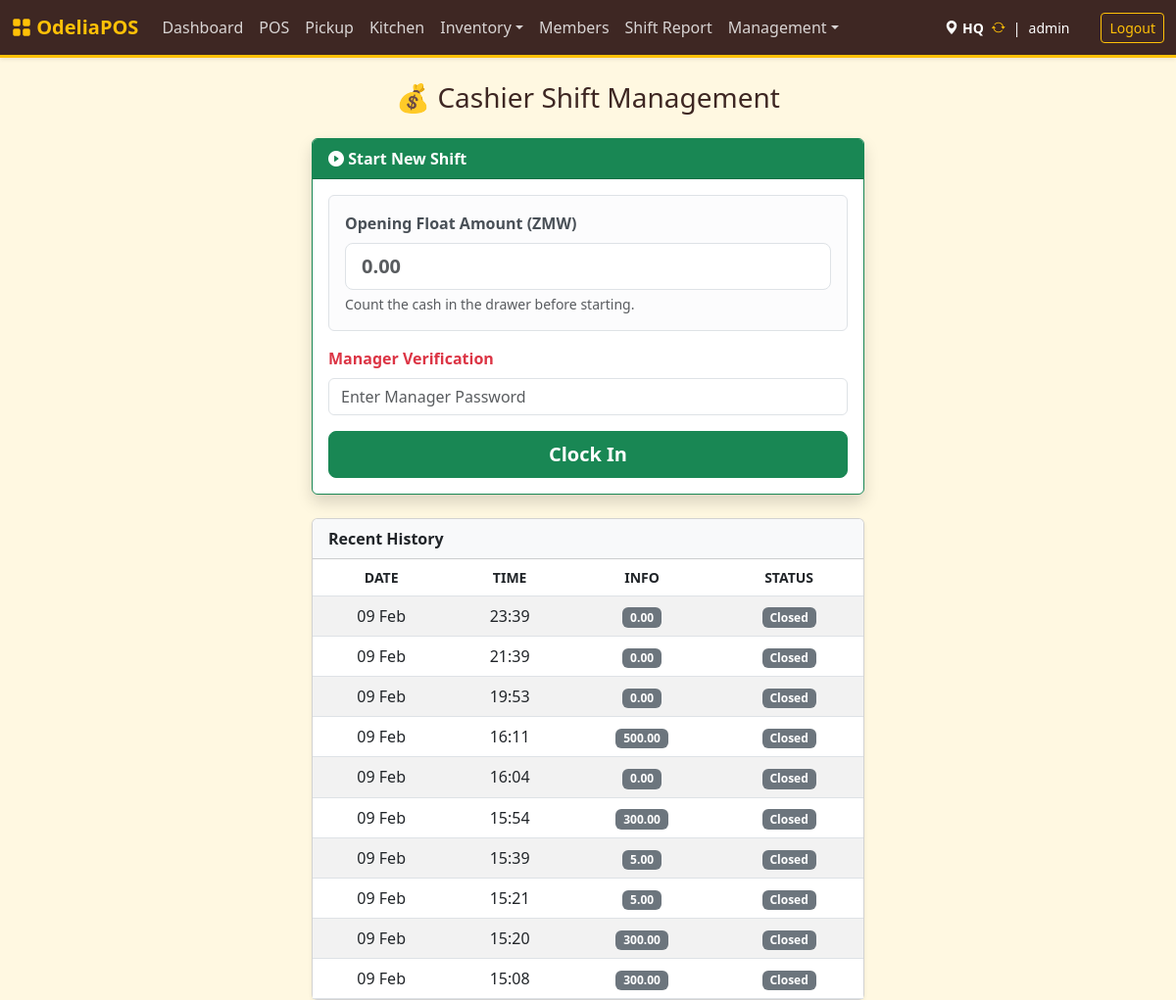
Page /index.php?page=Shifts (signed in) on the committed database.
### tables this page shows
CREATE TABLE `shifts` (
  `id` int NOT NULL AUTO_INCREMENT,
  `user_id` int NOT NULL,
  `location_id` int NOT NULL,
  `start_time` timestamp NULL DEFAULT CURRENT_TIMESTAMP,
  `end_time` timestamp NULL DEFAULT NULL,
  `starting_cash` decimal(10,2) DEFAULT '0.00',
  `closing_cash` decimal(10,2) DEFAULT '0.00',
  `expected_cash` decimal(10,2) DEFAULT '0.00',
  `manager_closing_cash` decimal(10,2) DEFAULT '0.00',
  `status` enum('pending_approval','open','closed') DEFAULT 'pending_approval',
  `variance_reason` text,
  `handover_notes` text,
  `start_verified_by` int DEFAULT NULL,
  `start_verified_at` timestamp NULL DEFAULT NULL,
  `end_verified_by` int DEFAULT NULL,
  `end_verified_at` timestamp NULL DEFAULT NULL,
  PRIMARY KEY (`id`),
  KEY `user_id` (`user_id`),
  KEY `location_id` (`location_id`),
  KEY `start_verified_by` (`start_verified_by`),
  KEY `end_verified_by` (`end_verified_by`),
  CONSTRAINT `shifts_ibfk_1` FOREIGN KEY (`user_id`) REFERENCES `users` (`id`),
  CONSTRAINT `shifts_ibfk_2` FOREIGN KEY (`location_id`) REFERENCES `locations` (`id`),
  CONSTRAINT `shifts_ibfk_3` FOREIGN KEY (`start_verified_by`) REFERENCES `users` (`id`),
  CONSTRAINT `shifts_ibfk_4` FOREIGN KEY (`end_verified_by`) REFERENCES `users` (`id`)
);

### src/shifts.php (called while the page is built, shortened)
<?php
$userId = $_SESSION['user_id'];
$userRole = $_SESSION['role'];
$moneyRoles = ['cashier', 'manager', 'admin', 'dev', 'bartender'];
$isMoneyRole = in_array($userRole, $moneyRoles);
$stmt = $pdo->prepare("SELECT * FROM shifts WHERE user_id = ? AND status = 'open' ORDER BY start_time DESC LIMIT 1");
$stmt->execute([$userId]);
$currentShift = $stmt->fetch();
$histStmt = $pdo->prepare("
    SELECT s.*, u1.username as start_mgr, u2.username as end_mgr
    FROM shifts s
    LEFT JOIN users u1 ON s.start_verified_by = u1.id
    LEFT JOIN users u2 ON s.end_verified_by = u2.id
    WHERE s.user_id = ?
    ORDER BY s.start_time DESC LIMIT 10");
$histStmt->execute([$userId]);
$history = $histStmt->fetchAll();
?>

### templates/shifts.php (the view, shortened to what this page needs)
<div class="row">
    <div class="col-md-6 mx-auto">
        <h3 class="mb-4 text-center">
            <?= $isMoneyRole ? '💰 Cashier Shift Management' : '👨‍🍳 Staff Clock-In' ?>
        </h3>
        <?php if (!$currentShift): ?>
            <div class="card shadow border-success mb-4">
                <div class="card-header bg-success text-white fw-bold">
                    <i class="bi bi-play-circle-fill"></i> Start New Shift
                </div>
                <div class="card-body">
                    <form method="POST" action="index.php?page=shifts">
                        <?php if ($isMoneyRole): ?>
                            <div class="alert alert-light border">
                                <label class="form-label fw-bold">Opening Float Amount (ZMW)</label>
                                <input type="number" step="0.01" name="start_amount" class="form-control form-control-lg fw-bold" placeholder="0.00" required>
                                <div class="form-text text-muted">Count the cash in the drawer before starting.</div>
                            </div>
                        <?php else: ?>
                             <div class="alert alert-info">
                                <i class="bi bi-info-circle"></i> Please ensure your station is clean before clocking in.
                             </div>
                        <?php endif; ?>
                        <div class="mb-3">
                            <label class="form-label text-danger fw-bold">Manager Verification</label>
                            <input type="password" name="manager_password" class="form-control" placeholder="Enter Manager Password" required autocomplete="new-password">
                        </div>
                        <button type="submit" class="btn btn-success w-100 btn-lg fw-bold">Clock In</button>
                    </form>
                </div>
            </div>
        <?php endif; ?>
        <div class="card shadow-sm">
            <div class="card-header bg-light fw-bold">Recent History</div>
            <div class="card-body p-0">
                <table class="table table-striped mb-0 text-center">
                    <thead class="small text-muted text-uppercase">
                        <tr>
                            <th>Date</th>
                            <th>Time</th>
                            <th>Info</th>
                            <th>Status</th>
                        </tr>
                    </thead>
                    <tbody>
                        <?php foreach ($history as $h): ?>
                        <tr>
                            <td><?= date('d M', strtotime($h['start_time'])) ?></td>
                            <td><?= date('H:i', strtotime($h['start_time'])) ?></td>
                            <td>
                                <?php if ($isMoneyRole): ?>
                                    <span class="badge bg-secondary"><?= number_format($h['starting_cash'], 2) ?></span>
                                <?php else: ?>
                                    <small class="text-muted">General</small>
                                <?php endif; ?>
                            </td>
                            <td>
                                <?php if ($h['status'] === 'open'): ?>
                                    <span class="badge bg-success">Active</span>
                                <?php else: ?>
                                    <span class="badge bg-secondary">Closed</span>
                                <?php endif; ?>
                            </td>
                        </tr>
                        <?php endforeach; ?>
                    </tbody>
                </table>
            </div>
        </div>
    </div>
</div>

### templates/header.php (style rules this page uses)
:root { --theme-brown: #3e2723; --theme-gold: #ffc107; --theme-gold-dark: #d39e00; --theme-orange: #fd7e14; --theme-bg: #fff8e1; }
body { background-color: var(--theme-bg); color: var(--theme-brown); }

### rows in the picture
shifts: start_time "09 Feb", start_time "23:39", starting_cash "0.00", status "Closed"
shifts: start_time "09 Feb", start_time "21:39", starting_cash "0.00", status "Closed"
shifts: start_time "09 Feb", start_time "19:53", starting_cash "0.00", status "Closed"
shifts: start_time "09 Feb", start_time "16:11", starting_cash "500.00", status "Closed"
shifts: start_time "09 Feb", start_time "16:04", starting_cash "0.00", status "Closed"
shifts: start_time "09 Feb", start_time "15:54", starting_cash "300.00", status "Closed"
shifts: start_time "09 Feb", start_time "15:39", starting_cash "5.00", status "Closed"
shifts: start_time "09 Feb", start_time "15:21", starting_cash "5.00", status "Closed"
shifts: start_time "09 Feb", start_time "15:20", starting_cash "300.00", status "Closed"
shifts: start_time "09 Feb", start_time "15:08", starting_cash "300.00", status "Closed"

### other values in the picture
$_SESSION['location_name'] "HQ"
$_SESSION['username'] "admin"
